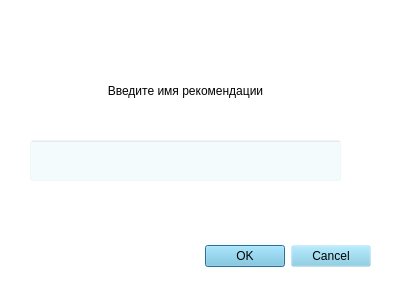
<?xml version="1.0" encoding="UTF-8"?>
<ui version="4.0">
 <class>AdminRecommendationDialog</class>
 <widget class="QDialog" name="AdminRecommendationDialog">
  <property name="geometry">
   <rect>
    <x>0</x>
    <y>0</y>
    <width>400</width>
    <height>300</height>
   </rect>
  </property>
  <property name="windowTitle">
   <string>Dialog</string>
  </property>
  <property name="styleSheet">
   <string notr="true">QWidget {
		background-color : rgba(120, 200, 228, 20);
		font: 75 16pt &quot;MS Shell Dlg 2&quot;;
}

QLabel {
		background-color : rgba(255, 255, 255, 20);
		font: 75 16pt &quot;MS Shell Dlg 2&quot;;
}
QDialog {
		background-color : rgba(255, 255, 255, 255);
		font: 75 16pt &quot;MS Shell Dlg 2&quot;;
}
</string>
  </property>
  <widget class="QDialogButtonBox" name="buttonBox">
   <property name="geometry">
    <rect>
     <x>30</x>
     <y>240</y>
     <width>341</width>
     <height>32</height>
    </rect>
   </property>
   <property name="orientation">
    <enum>Qt::Horizontal</enum>
   </property>
   <property name="standardButtons">
    <set>QDialogButtonBox::Cancel|QDialogButtonBox::Ok</set>
   </property>
  </widget>
  <widget class="QLabel" name="labelTitle">
   <property name="geometry">
    <rect>
     <x>30</x>
     <y>80</y>
     <width>311</width>
     <height>21</height>
    </rect>
   </property>
   <property name="text">
    <string>Введите имя рекомендации</string>
   </property>
   <property name="alignment">
    <set>Qt::AlignCenter</set>
   </property>
  </widget>
  <widget class="QLineEdit" name="lineEditName">
   <property name="geometry">
    <rect>
     <x>30</x>
     <y>140</y>
     <width>311</width>
     <height>41</height>
    </rect>
   </property>
  </widget>
 </widget>
 <resources/>
 <connections>
  <connection>
   <sender>buttonBox</sender>
   <signal>accepted()</signal>
   <receiver>AdminRecommendationDialog</receiver>
   <slot>accept()</slot>
   <hints>
    <hint type="sourcelabel">
     <x>248</x>
     <y>254</y>
    </hint>
    <hint type="destinationlabel">
     <x>157</x>
     <y>274</y>
    </hint>
   </hints>
  </connection>
  <connection>
   <sender>buttonBox</sender>
   <signal>rejected()</signal>
   <receiver>AdminRecommendationDialog</receiver>
   <slot>reject()</slot>
   <hints>
    <hint type="sourcelabel">
     <x>316</x>
     <y>260</y>
    </hint>
    <hint type="destinationlabel">
     <x>286</x>
     <y>274</y>
    </hint>
   </hints>
  </connection>
 </connections>
</ui>
